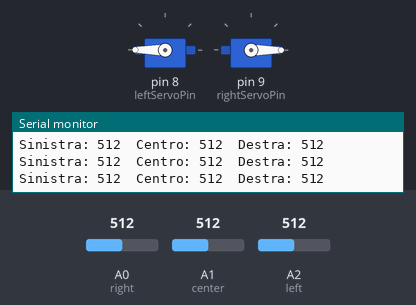
A sketch run on a simulated Arduino Uno, built with avr-gcc and run on an emulated ATmega328P. Parts: 2 × servo, the last lines printed to the serial monitor. The inputs (shaded band) are chosen by the test bench; at power-on: A0 (right) = 512, A2 (left) = 512, A1 (center) = 512.

Above: at 1.2 s.
1.3 s: A0 (right) set to 212
4.3 s: A0 (right) set to 191
At 4.55 s:
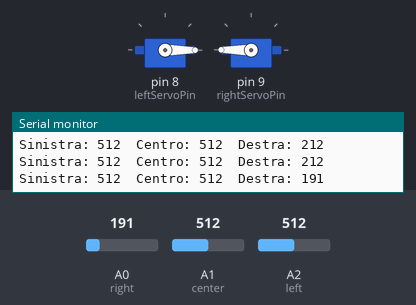
7.3 s: A2 (left) set to 218
10.3 s: A2 (left) set to 188
At 11.2 s:
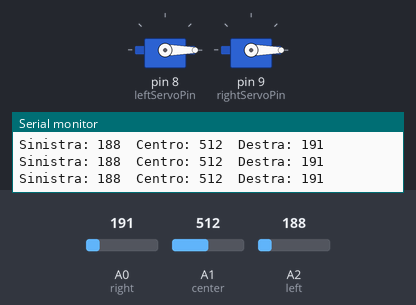
11.8 s: A0 (right) set to 210
At 12.03 s:
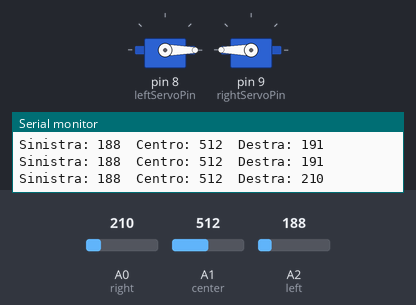
14.8 s: A0 (right) set to 0
At 15.4 s:
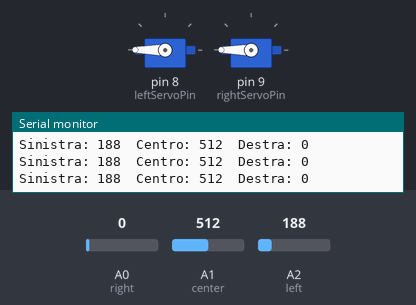
Timing chart, 0 to 17.3 s (numbered marks = the images above; inputs shaded):
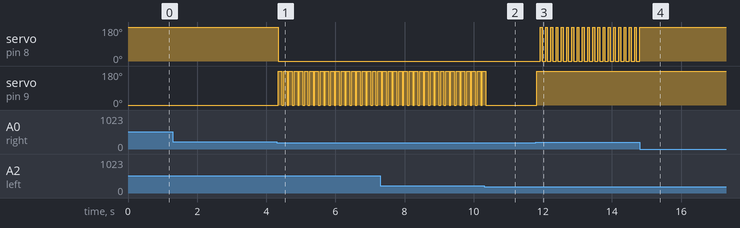

The sketch:

Sumo_finito.ino
```cpp
#include <Servo.h>

int verifica;

Servo rightServo;
Servo leftServo;

const int leftServoPin = 8;
const int rightServoPin = 9;
const int leftSensorPin = 5;
const int middleSensorPin = 6;
const int rightSensorPin = 7;
const int center = A1;
const int left = A2;
const int right = A0;

void setup() {
  leftServo.attach(leftServoPin);
  rightServo.attach(rightServoPin);
  pinMode(leftSensorPin, INPUT);
  pinMode(middleSensorPin, INPUT);
  pinMode(rightSensorPin, INPUT);
  Serial.begin(9600);
}

void loop() {
  int centro = analogRead(center);
  int destra = analogRead(right);
  int sinistra= analogRead(left);

  if(centro>200&&sinistra>200&&destra>200){
    leftServo.write(180);
    rightServo.write(0);
  }else if((centro>200&&sinistra<200&&destra>200)||(centro<200&&sinistra<200&&destra>200)){
    leftServo.write(0);
    rightServo.write(180);
    delay(100);
    leftServo.write(180);
    rightServo.write(180);
  }else if((centro>200&&sinistra>200&&destra<200)||(centro<200&&sinistra>200&&destra<200)){
    leftServo.write(0);
    rightServo.write(180);
    delay(100);
    leftServo.write(0);
    rightServo.write(0);
  }else if(centro<200&&sinistra<200&&destra<200){
    leftServo.write(0);
    rightServo.write(180);
    delay(100);
    leftServo.write(0);
    rightServo.write(0);
  }


  Serial.print("Sinistra: ");
  Serial.print(sinistra);
  Serial.print("  Centro: ");
  Serial.print(centro);
  Serial.print("  Destra: ");
  Serial.print(destra);
  Serial.println();
  delay(50);
}
```

Measured:
- the behaviour switches between 200 and 199 on A0 (right) (found by bisection; images 0 and 1)
- the behaviour switches between 201 and 200 on A2 (left) (found by bisection; images 1 and 2)
- after the input at 4.3 s, servo on pin 8 (leftServoPin): 180° → 0° after 0.05 s; servo on pin 9 (rightServoPin): alternates 180° for 0.10 s and 0° for 0.05 s, starting after 0.05 s
- after the input at 10.3 s, servo on pin 9 (rightServoPin): goes on until 10.4 s, then stays 0°
- after the input at 11.8 s, servo on pin 8 (leftServoPin): alternates 180° for 0.05 s and 0° for 0.10 s, starting after 0.13 s; servo on pin 9 (rightServoPin): 0° → 180° at once
- after the input at 14.8 s, servo on pin 8 (leftServoPin): goes on until 14.8 s, then stays 180°
